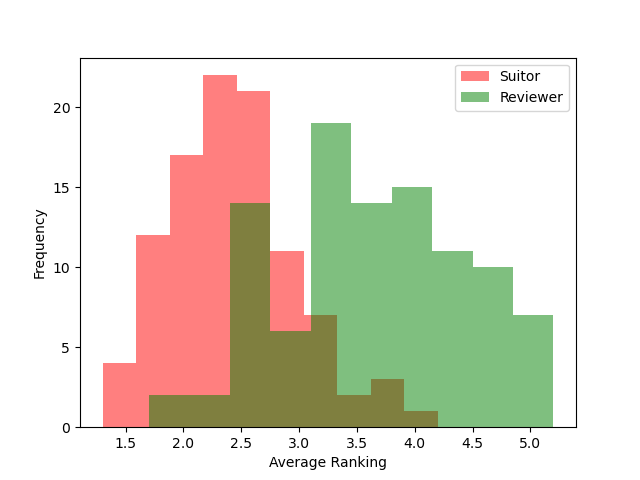

This chart was generated by the following Python code:
import matplotlib.pyplot as plt
from typing import Dict, List, Tuple

def Gale_Shapley(suitor_prefs, reviewer_prefs) -> Dict[str, str]:
    '''
        Gale-Shapley Algorithm for Stable Matching

        Parameters:

        suitor_prefs: dict - Dictionary of suitor preferences
        reviewer_prefs: dict - Dictionary of reviewer preferences

        Returns:

        matching: dict - Dictionary of suitor matching with reviewer
    '''

    matching = {suitor : ' ' for suitor in suitor_prefs.keys()}

    ## TODO: Implement the Gale-Shapley Algorithm
    suitor_list = suitor_prefs.copy()

    reviewer_best = {reviewer : ' ' for reviewer in reviewer_prefs.keys()}

    def checkvalid(s):
        for suitor in s.keys():
            if len(s[suitor])!=0:
                return True
        return False
    

    while checkvalid(suitor_list): #while there exist a possible reviewer for a suitor we continue matching
        counter = len(matching)
        for suitor in matching.keys():
            if(matching[suitor] != ' '):
                counter-=1
        
        if(counter == 0):
            break
        for suitor in suitor_list.keys():
            if(len(suitor_list[suitor]) == 0):
                continue
            if(matching[suitor] != ' '):
                continue
            reviewer_to_offer = suitor_list[suitor][0]
            suitor_list[suitor] = suitor_list[suitor][1:]
            if(reviewer_best[reviewer_to_offer] == ' '):
                reviewer_best[reviewer_to_offer] = suitor
                matching[suitor] = reviewer_to_offer
            else:
                #rto is engaged to m' and m' has higher pref then ignore
                if(reviewer_prefs[reviewer_to_offer].index(reviewer_best[reviewer_to_offer]) < reviewer_prefs[reviewer_to_offer].index(suitor)):
                    continue 
                else:
                    matching[reviewer_best[reviewer_to_offer]] = ' '
                    reviewer_best[reviewer_to_offer] = suitor
                    matching[suitor] = reviewer_to_offer   
            

    ## END TODO
    return matching

def avg_suitor_ranking(suitor_prefs: Dict[str, List[str]], matching: Dict[str, str]) -> float:
    '''
        Calculate the average ranking of suitor in the matching
        
        Parameters:
        
        suitor_prefs: dict - Dictionary of suitor preferences
        matching: dict - Dictionary of matching
        
        Returns:
        
        avg_suitor_ranking: float - Average ranking of suitor
    '''

    avg_suitor_ranking = 0

    ## TODO: Implement the average suitor ranking calculation
    for suitor in matching.keys():
        avg_suitor_ranking += suitor_prefs[suitor].index(matching[suitor]) + 1
    avg_suitor_ranking = avg_suitor_ranking / len(matching)
    ## END TODO

    
    assert type(avg_suitor_ranking) == float

    return avg_suitor_ranking

def avg_reviewer_ranking(reviewer_prefs: Dict[str, List[str]], matching: Dict[str, str]) -> float:
    '''
        Calculate the average ranking of reviewer in the matching
        
        Parameters:
        
        reviewer_prefs: dict - Dictionary of reviewer preferences
        matching: dict - Dictionary of matching
        
        Returns:
        
        avg_reviewer_ranking: float - Average ranking of reviewer
    '''

    avg_reviewer_ranking = 0

    ## TODO: Implement the average reviewer ranking calculation

    for suitor in matching.keys():
        avg_reviewer_ranking += reviewer_prefs[matching[suitor]].index(suitor) + 1
        
    avg_reviewer_ranking = avg_reviewer_ranking/ len(matching)
    ## END TODO

    assert type(avg_reviewer_ranking) == float

    return avg_reviewer_ranking

def get_preferences(file) -> Tuple[Dict[str, List[str]], Dict[str, List[str]]]:
    '''
        Get the preferences from the file
        
        Parameters:
        
        file: file - File containing the preferences
        
        Returns:
        
        suitor_prefs: dict - Dictionary of suitor preferences
        reviewer_prefs: dict - Dictionary of reviewer preferences
    '''
    suitor_prefs = {}
    reviewer_prefs = {}

    for line in file:
        if line[0].islower():
            reviewer, prefs = line.strip().split(' : ')
            reviewer_prefs[reviewer] = prefs.split()

        else:
            suitor, prefs = line.strip().split(' : ')
            suitor_prefs[suitor] = prefs.split()
        
    return suitor_prefs, reviewer_prefs


if __name__ == '__main__':

    avg_suitor_ranking_list = []
    avg_reviewer_ranking_list = []

    for i in range(100):
        with open('data/data_'+str(i)+'.txt', 'r') as f:
            suitor_prefs, reviewer_prefs = get_preferences(f)

            # suitor_prefs = {
            #     'A': ['a', 'b', 'c'],
            #     'B': ['c', 'b', 'a'],
            #     'C': ['c', 'a', 'b']
            # }

            # reviewer_prefs = {
            #     'a': ['A', 'C', 'B'],
            #     'b': ['B', 'A', 'C'],
            #     'c': ['B', 'A', 'C']
            # }

            matching = Gale_Shapley(suitor_prefs, reviewer_prefs)

            avg_suitor_ranking_list.append(avg_suitor_ranking(suitor_prefs, matching))
            avg_reviewer_ranking_list.append(avg_reviewer_ranking(reviewer_prefs, matching))

    plt.hist(avg_suitor_ranking_list, bins=10, label='Suitor', alpha=0.5, color='r')
    plt.hist(avg_reviewer_ranking_list, bins=10, label='Reviewer', alpha=0.5, color='g')

    plt.xlabel('Average Ranking')
    plt.ylabel('Frequency')

    plt.legend()
    plt.savefig('q2.png')


    

